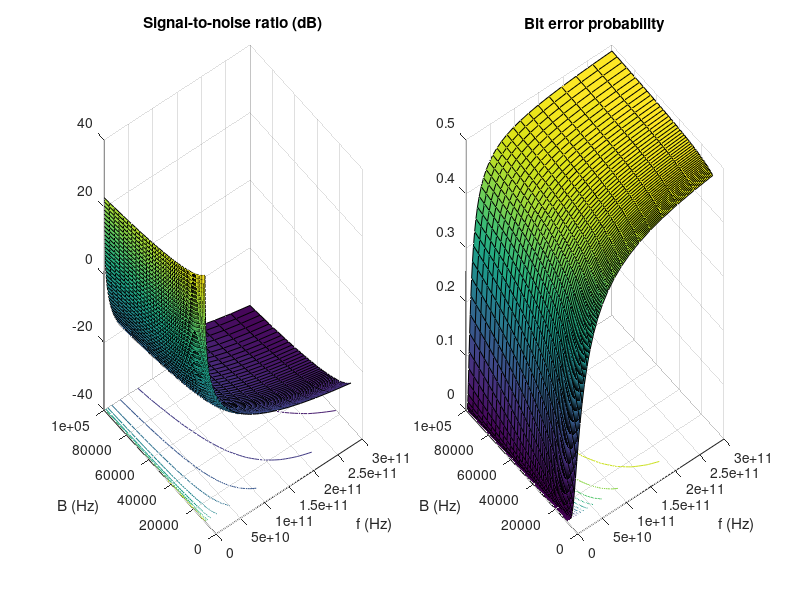

Write MATLAB code to recreate this figure.
% script setup
clear all
pkg load communications

%%% constants
% standard temperature
t_0 = 290;
% boltzmann constant
k = 1.38064852e-23;
% speed of light
c = 299792458;
% B * T_b
bt_b_db = 3;

%%% input parameters
d = 41e6;
% frequency: logaritmically spaced values between 300MHz and 300GHz (RF range)
f = 3*logspace(8, 11, 50);
% bandwidth: logaritmically spaced values between 10kHz and 100kHz
bw = logspace(1, 2, 50)*1000;p_t = 100;
g_t_db = 30;
a_r = 0;
g_r_db = 0;
l_0_db = 3;
t_r = 700;

% calculate free-space loss
fsl_db = mag2db(c ./ (4 * pi * f * d));

% calculate received signal power (A.70)
p_r_db = fsl_db + pow2db(p_t) + g_t_db + g_r_db - l_0_db;

% calculate noise level power 
p_int_db = pow2db(k * t_r .* bw');  % (A.72)

% calculate SNR at receiver output
snr_0_db = p_r_db - p_int_db;


% calculate energy-per-bit-to-noise spectral density ratio
eb_n0_db = snr_0_db + bt_b_db;

% calculate bit error probability
p_e = qfunc(sqrt(2 * db2pow(eb_n0_db)));

subplot(1, 2, 1);
surfc(f, bw, snr_0_db);
title('Signal-to-noise ratio (dB)');
xlabel('f (Hz)');
ylabel('B (Hz)');

subplot(1, 2, 2);
surfc(f, bw, p_e);
title('Bit error probability');
xlabel('f (Hz)');
ylabel('B (Hz)');
